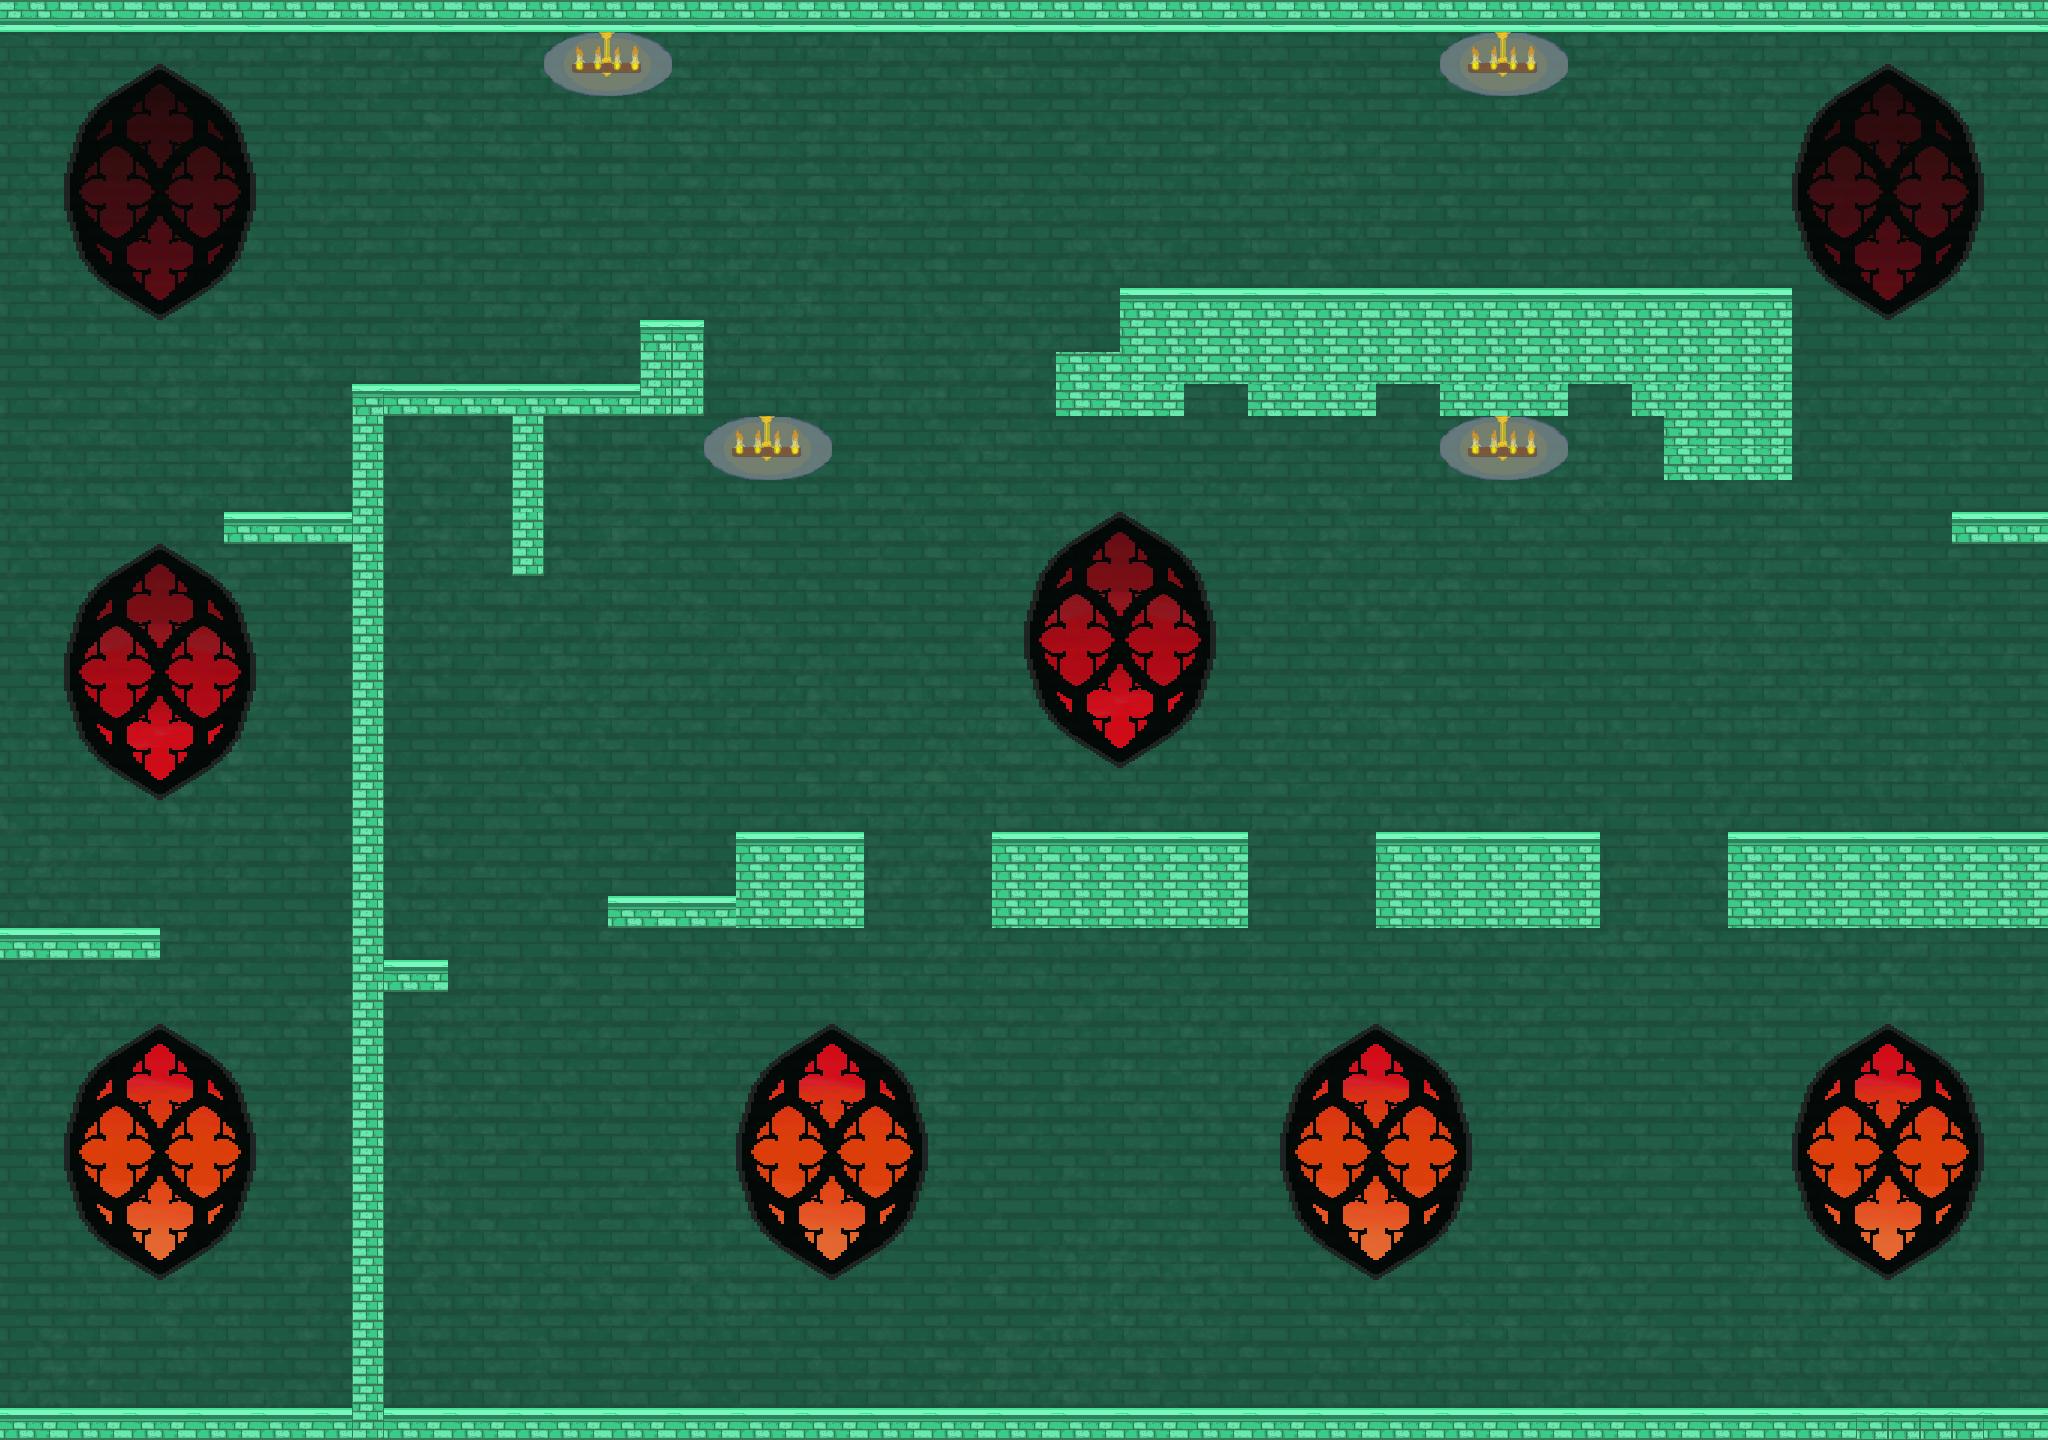

Below is a game level as drawn by its tile map, then a one-line description and the .tmx that defines it (tile-layer data replaced by summaries):
An orthogonal 64x45 tile map with 32x32 px tiles, 5 tile layers (wall, brickwall, windows, lights, ...), 12 tilesets and 42 objects.

<map version="1.2" tiledversion="1.2.0" orientation="orthogonal" renderorder="right-down" width="64" height="45" tilewidth="32" tileheight="32" infinite="0" nextlayerid="19" nextobjectid="73">
 <tileset firstgid="1" name="level2brick" tilewidth="32" tileheight="32" tilecount="9" columns="3">
  <image source="level2brickk.png" width="96" height="96" />
 </tileset>
 <tileset firstgid="10" name="level2brickwall" tilewidth="32" tileheight="32" tilecount="4" columns="4">
  <image source="level2brickwall.png" width="128" height="32" />
 </tileset>
 <tileset firstgid="14" name="level2invisiblebrick" tilewidth="32" tileheight="32" tilecount="2" columns="2">
  <image source="level2invisiblebrick.png" width="64" height="32" />
 </tileset>
 <tileset firstgid="16" name="level2wall" tilewidth="32" tileheight="32" tilecount="2880" columns="64">
  <image source="wall.png" width="2048" height="1440" />
 </tileset>
 <tileset firstgid="2896" name="level2floorbrick" tilewidth="32" tileheight="32" tilecount="6" columns="2">
  <image source="level2floorbrick.png" width="64" height="96" />
 </tileset>
 <tileset firstgid="2902" name="window-w-orange" tilewidth="32" tileheight="32" tilecount="48" columns="6">
  <image source="../level1/window-w-orange.png" width="192" height="256" />
 </tileset>
 <tileset firstgid="2950" name="window-w-red" tilewidth="32" tileheight="32" tilecount="48" columns="6">
  <image source="../level1/window-w-red.png" width="192" height="256" />
 </tileset>
 <tileset firstgid="2998" name="window-w-yellow" tilewidth="32" tileheight="32" tilecount="48" columns="6">
  <image source="../level1/window-w-yellow.png" width="192" height="256" />
 </tileset>
 <tileset firstgid="3046" name="lightin" tilewidth="32" tileheight="32" tilecount="8" columns="4">
  <image source="../level1/lightin.png" width="128" height="64" />
 </tileset>
 <tileset firstgid="3054" name="wall" tilewidth="32" tileheight="32" tilecount="2880" columns="64">
  <image source="wall.png" width="2048" height="1440" />
 </tileset>
 <tileset firstgid="5934" name="level2ceiling" tilewidth="32" tileheight="32" tilecount="2" columns="2">
  <image source="level2ceiling.png" width="64" height="32" />
 </tileset>
 <tileset firstgid="5936" name="level2floor" tilewidth="32" tileheight="32" tilecount="2" columns="2">
  <image source="level2floor.png" width="64" height="32" />
 </tileset>
 <layer id="7" name="wall" width="64" height="45" locked="1" opacity="0.9">
  <data>[2880 cells, 2880 non-empty, 2880 distinct tile ids]</data>
 </layer>
 <layer id="11" name="brickwall" width="64" height="45" locked="1" opacity="0.13">
  <data>[2880 cells, 2880 non-empty, 6 distinct tile ids]</data>
 </layer>
 <layer id="8" name="windows" width="64" height="45" locked="1" opacity="0.9">
  <data>[2880 cells, 385 non-empty, 144 distinct tile ids]</data>
 </layer>
 <layer id="9" name="lights" width="64" height="45" locked="1" opacity="0.94">
  <data>[2880 cells, 32 non-empty, 8 distinct tile ids]</data>
 </layer>
 <objectgroup id="4" name="rangers-small">
  <object id="67" gid="14" x="1152" y="1408" width="32" height="32" />
  <object id="68" gid="14" x="1568" y="1408" width="32" height="32" />
  <object id="69" gid="14" x="640" y="320" width="32" height="32" />
  <object id="70" gid="14" x="800" y="832" width="32" height="32" />
  <object id="71" gid="14" x="1504" y="288" width="32" height="32" />
 </objectgroup>
 <objectgroup id="5" name="spikes" locked="1">
  <object id="4" gid="14" x="864.003" y="928.159" width="32" height="32" />
  <object id="5" gid="14" x="1247.97" y="928.159" width="32" height="32" />
  <object id="6" gid="14" x="1599.78" y="927.841" width="32" height="32" />
  <object id="21" gid="14" x="703.872" y="415.986" width="32" height="32" />
  <object id="22" gid="14" x="831.998" y="415.986" width="32" height="32" />
  <object id="23" gid="14" x="959.953" y="416.158" width="32" height="32" />
 </objectgroup>
 <objectgroup id="14" name="spikes-upside-down" locked="1">
  <object id="29" gid="14" x="608" y="992" width="32" height="32" />
  <object id="30" gid="14" x="736" y="992" width="32" height="32" />
  <object id="31" gid="14" x="864" y="992" width="32" height="32" />
  <object id="33" gid="14" x="992" y="992" width="32" height="32" />
  <object id="34" gid="14" x="1120" y="992" width="32" height="32" />
  <object id="35" gid="14" x="1248" y="992" width="32" height="32" />
  <object id="36" gid="14" x="1376" y="992" width="32" height="32" />
  <object id="37" gid="14" x="1504" y="992" width="32" height="32" />
  <object id="38" gid="14" x="1632" y="992" width="32" height="32" />
  <object id="39" gid="14" x="1760" y="992" width="32" height="32" />
  <object id="40" gid="14" x="1888" y="992" width="32" height="32" />
  <object id="41" gid="14" x="2016" y="992" width="32" height="32" />
 </objectgroup>
 <objectgroup id="15" name="bridge" locked="1">
  <object id="43" gid="14" x="768" y="96" width="32" height="32" />
  <object id="48" gid="14" x="832" y="96" width="32" height="32" />
  <object id="49" gid="14" x="896" y="96" width="32" height="32" />
  <object id="50" gid="14" x="960" y="96" width="32" height="32" />
 </objectgroup>
 <objectgroup id="17" name="rocks" locked="1">
  <object id="52" gid="14" x="1376" y="416" width="32" height="32" />
  <object id="53" gid="14" x="1568" y="416" width="32" height="32" />
  <object id="54" gid="14" x="1184" y="416" width="32" height="32" />
 </objectgroup>
 <objectgroup id="16" name="switches" locked="1">
  <object id="46" gid="14" x="704" y="64" width="32" height="32" />
 </objectgroup>
 <layer id="1" name="platforms" width="64" height="45" locked="1">
  <data>[2880 cells, 374 non-empty, 13 distinct tile ids]</data>
 </layer>
 <objectgroup id="18" name="treasure" locked="1">
  <object id="72" gid="14" x="1888" y="1408" width="32" height="32" />
 </objectgroup>
 <objectgroup id="13" name="springs" locked="1">
  <object id="27" gid="14" x="256" y="1408" width="32" height="32" />
  <object id="28" gid="14" x="64" y="928" width="32" height="32" />
  <object id="55" gid="14" x="448" y="1408" width="32" height="32" />
  <object id="56" gid="14" x="768" y="1408" width="32" height="32" />
  <object id="57" gid="14" x="1024" y="1408" width="32" height="32" />
  <object id="58" gid="14" x="1248" y="1408" width="32" height="32" />
  <object id="59" gid="14" x="1440" y="1408" width="32" height="32" />
  <object id="60" gid="14" x="1632" y="1408" width="32" height="32" />
  <object id="61" gid="14" x="1760" y="1408" width="32" height="32" />
 </objectgroup>
 <objectgroup id="2" name="door" locked="1">
  <object id="24" gid="14" x="1823.87" y="832.518" width="32" height="32" />
 </objectgroup>
</map>
